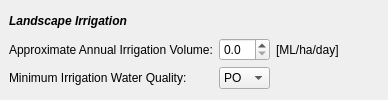
                         <widget class="QWidget" name="nres_irrigation_widget_2" native="true">
                          <property name="minimumSize">
                           <size>
                            <width>0</width>
                            <height>0</height>
                           </size>
                          </property>
                          <layout class="QGridLayout" name="gridLayout_22">
                           <property name="leftMargin">
                            <number>9</number>
                           </property>
                           <property name="rightMargin">
                            <number>9</number>
                           </property>
                           <item row="1" column="1">
                            <widget class="QDoubleSpinBox" name="nres_irrigate_vol_2">
                             <property name="maximumSize">
                              <size>
                               <width>51</width>
                               <height>16777215</height>
                              </size>
                             </property>
                             <property name="decimals">
                              <number>1</number>
                             </property>
                            </widget>
                           </item>
                           <item row="2" column="1">
                            <widget class="QComboBox" name="nres_irrigate_ffp_2">
                             <item>
                              <property name="text">
                               <string>PO</string>
                              </property>
                             </item>
                             <item>
                              <property name="text">
                               <string>NP</string>
                              </property>
                             </item>
                             <item>
                              <property name="text">
                               <string>RW</string>
                              </property>
                             </item>
                             <item>
                              <property name="text">
                               <string>SW</string>
                              </property>
                             </item>
                             <item>
                              <property name="text">
                               <string>GW</string>
                              </property>
                             </item>
                            </widget>
                           </item>
                           <item row="1" column="3">
                            <spacer name="horizontalSpacer_98">
                             <property name="orientation">
                              <enum>Qt::Horizontal</enum>
                             </property>
                             <property name="sizeHint" stdset="0">
                              <size>
                               <width>40</width>
                               <height>20</height>
                              </size>
                             </property>
                            </spacer>
                           </item>
                           <item row="0" column="0">
                            <widget class="QLabel" name="nres_irrigation_title_2">
                             <property name="whatsThis">
                              <string>Estimate of the annual irrigation volume per hectare</string>
                             </property>
                             <property name="text">
                              <string>&lt;html&gt;&lt;head/&gt;&lt;body&gt;&lt;p&gt;&lt;span style=&quot; font-weight:600; font-style:italic;&quot;&gt;Landscape Irrigation&lt;/span&gt;&lt;/p&gt;&lt;/body&gt;&lt;/html&gt;</string>
                             </property>
                            </widget>
                           </item>
                           <item row="2" column="0">
                            <widget class="QLabel" name="nres_irrigate_ffp_lbl_2">
                             <property name="whatsThis">
                              <string>&lt;!DOCTYPE HTML PUBLIC &quot;-//W3C//DTD HTML 4.0//EN&quot; &quot;http://www.w3.org/TR/REC-html40/strict.dtd&quot;&gt;
&lt;html&gt;&lt;head&gt;&lt;meta name=&quot;qrichtext&quot; content=&quot;1&quot; /&gt;&lt;style type=&quot;text/css&quot;&gt;
p, li { white-space: pre-wrap; }
&lt;/style&gt;&lt;/head&gt;&lt;body style=&quot; font-family:'MS Shell Dlg 2'; font-size:8.25pt; font-weight:400; font-style:normal;&quot;&gt;
&lt;p style=&quot; margin-top:0px; margin-bottom:0px; margin-left:0px; margin-right:0px; -qt-block-indent:0; text-indent:0px;&quot;&gt;&lt;span style=&quot; font-size:8pt;&quot;&gt;Select the minimum water quality requirement to source from when meeting demand.&lt;/span&gt;&lt;/p&gt;
&lt;p style=&quot; margin-top:0px; margin-bottom:0px; margin-left:0px; margin-right:0px; -qt-block-indent:0; text-indent:0px;&quot;&gt;&lt;span style=&quot; font-size:8pt;&quot;&gt;PO = Potable Water&lt;/span&gt;&lt;/p&gt;
&lt;p style=&quot; margin-top:0px; margin-bottom:0px; margin-left:0px; margin-right:0px; -qt-block-indent:0; text-indent:0px;&quot;&gt;&lt;span style=&quot; font-size:8pt;&quot;&gt;NP = Non-potable Water&lt;/span&gt;&lt;/p&gt;
&lt;p style=&quot; margin-top:0px; margin-bottom:0px; margin-left:0px; margin-right:0px; -qt-block-indent:0; text-indent:0px;&quot;&gt;&lt;span style=&quot; font-size:8pt;&quot;&gt;RW = Rainwater&lt;/span&gt;&lt;/p&gt;
&lt;p style=&quot; margin-top:0px; margin-bottom:0px; margin-left:0px; margin-right:0px; -qt-block-indent:0; text-indent:0px;&quot;&gt;&lt;span style=&quot; font-size:8pt;&quot;&gt;SW = Stormwater&lt;/span&gt;&lt;/p&gt;
&lt;p style=&quot; margin-top:0px; margin-bottom:0px; margin-left:0px; margin-right:0px; -qt-block-indent:0; text-indent:0px;&quot;&gt;&lt;span style=&quot; font-size:8pt;&quot;&gt;GW = Greywater&lt;/span&gt;&lt;/p&gt;&lt;/body&gt;&lt;/html&gt;</string>
                             </property>
                             <property name="text">
                              <string>Minimum Irrigation Water Quality:</string>
                             </property>
                            </widget>
                           </item>
                           <item row="1" column="0">
                            <widget class="QLabel" name="nres_irrigate_vol_lbl_2">
                             <property name="whatsThis">
                              <string>Estimate of the annual irrigation volume per hectare</string>
                             </property>
                             <property name="text">
                              <string>Approximate Annual Irrigation Volume:</string>
                             </property>
                            </widget>
                           </item>
                           <item row="1" column="2">
                            <widget class="QLabel" name="nres_irrigate_vol_lbl2_2">
                             <property name="whatsThis">
                              <string>Estimate of the annual irrigation volume per hectare</string>
                             </property>
                             <property name="text">
                              <string>[ML/ha/day]</string>
                             </property>
                            </widget>
                           </item>
                          </layout>
                         </widget>
